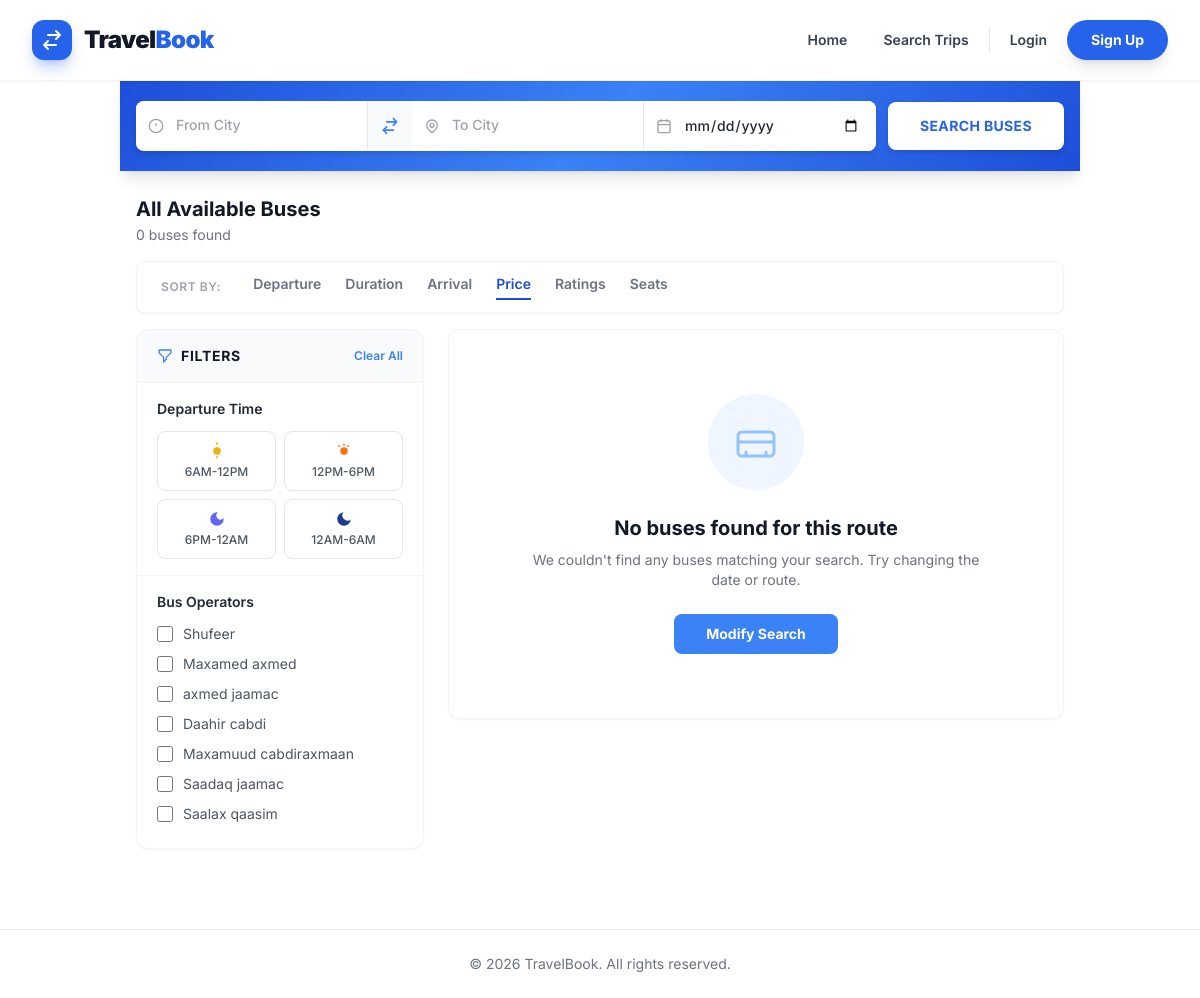
Page /listing/search/ on the earlier database version.
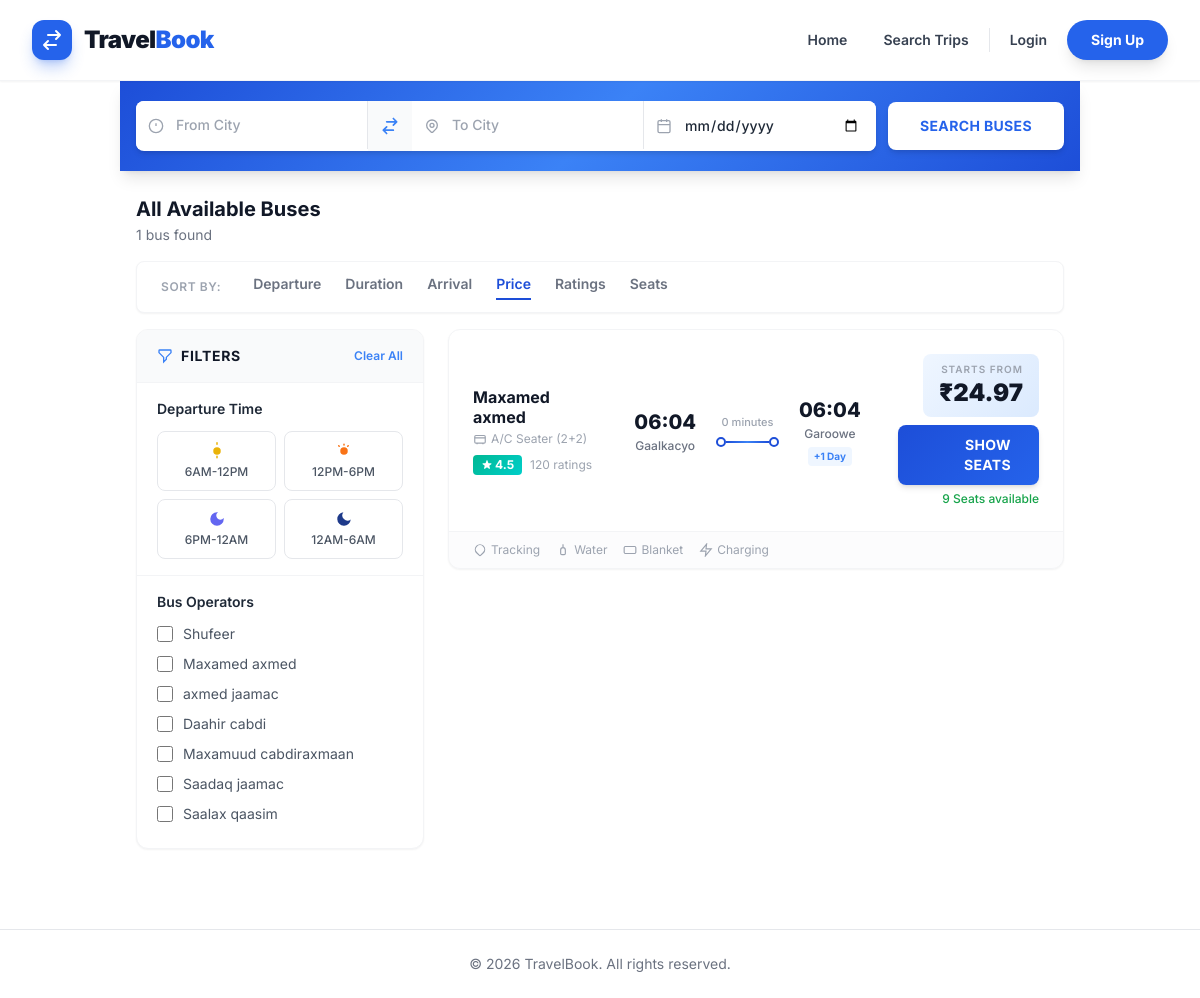
Same page on the later database version.
### listing/models.py (models this page shows, shortened)
class BusOperator(models.Model):
    name = models.CharField(max_length=255)
    contact_email = models.EmailField()
    phone_number = models.CharField(max_length=20)
    created_at = models.DateTimeField(auto_now_add=True)

class Trip(models.Model):
    bus = models.ForeignKey(Bus, on_delete=models.CASCADE, related_name='trips')
    route = models.ForeignKey(Route, on_delete=models.CASCADE, related_name='trips')
    departure_time = models.DateTimeField()
    arrival_time = models.DateTimeField()
    price = models.DecimalField(max_digits=10, decimal_places=2)
    def get_booked_seats(self):
        return Seat.objects.filter(booking__trip=self, booking__status__in=['CONFIRMED', 'PENDING'])
    def get_available_seats(self):
        booked_seats = self.get_booked_seats()
        return self.bus.seats.exclude(id__in=booked_seats.values_list('id', flat=True))

class Bus(models.Model):
    operator = models.ForeignKey(BusOperator, on_delete=models.CASCADE, related_name='buses')
    registration_number = models.CharField(max_length=50, unique=True)
    capacity = models.PositiveIntegerField()
    class Meta:
        verbose_name_plural = "Buses"

class Route(models.Model):
    origin = models.CharField(max_length=255)
    destination = models.CharField(max_length=255)

### listing/views.py (the view, shortened to what this page needs)
# urls.py: path('search/', views.trip_search_view, name='search'),
def trip_search_view(request):
    origin = request.GET.get('origin', '')
    destination = request.GET.get('destination', '')
    date_str = request.GET.get('date', '')
    time_filter = request.GET.getlist('time_filter') # e.g. ['morning', 'afternoon']
    operator_filter = request.GET.getlist('operator_filter') # e.g. ['1', '3']
    trips = Trip.objects.filter(departure_time__gte=timezone.now()).order_by('departure_time')
    if origin:
        trips = trips.filter(route__origin__icontains=origin)
    if destination:
        trips = trips.filter(route__destination__icontains=destination)
    if date_str:
        trips = trips.filter(departure_time__date=date_str)
    if operator_filter:
        trips = trips.filter(bus__operator__id__in=operator_filter)
    for trip in trips:
        trip.available_seats_count = trip.get_available_seats().count()
    origins = Route.objects.values_list('origin', flat=True).distinct()
    destinations = Route.objects.values_list('destination', flat=True).distinct()
    operators = BusOperator.objects.all()
    context = {
        'trips': trips,
        'search_origin': origin,
        'search_destination': destination,
        'search_date': date_str,
        'selected_times': time_filter,
        'selected_operators': [int(o) for o in operator_filter if o.isdigit()],
        'origins': origins,
        'destinations': destinations,
        'operators': operators,
    }
    return render(request, 'listing/search_results.html', context)

### listing/templates/listing/search_results.html (shortened to what the changed rows need)
{% extends 'base.html' %}
{% block content %}
<div class="max-w-6xl mx-auto px-4 mt-6 mb-4">
    <div class="flex flex-col sm:flex-row sm:items-center sm:justify-between gap-2">
        <div>
            <h1 class="text-xl font-bold text-gray-900 flex items-center gap-2">
                {% if search_origin and search_destination %}
                <span>{{ search_origin }}</span>
                <svg class="w-5 h-5 text-blue-500" fill="none" stroke="currentColor" stroke-width="2" viewBox="0 0 24 24"><path stroke-linecap="round" stroke-linejoin="round" d="M17 8l4 4m0 0l-4 4m4-4H3"/></svg>
                <span>{{ search_destination }}</span>
                {% else %}
                All Available Buses
                {% endif %}
            </h1>
            <p class="text-sm text-gray-500 mt-0.5">{{ trips|length }} bus{{ trips|length|pluralize:"es" }} found</p>
        </div>
    </div>
</div>
<div class="max-w-6xl mx-auto px-4 pb-12">
    <div class="flex flex-col lg:flex-row gap-6">
        <div class="w-full lg:w-72 flex-shrink-0">
            <form id="filter-form" action="{% url 'listing:search' %}" method="GET"
                class="bg-white rounded-xl shadow-sm border border-gray-100 sticky top-24 overflow-hidden">
                <div class="flex justify-between items-center px-5 py-4 border-b border-gray-100 bg-gray-50">
                    <h2 class="font-bold text-gray-900 text-sm uppercase tracking-wider flex items-center gap-2">
                        <svg class="w-4 h-4 text-blue-500" fill="none" stroke="currentColor" stroke-width="2" viewBox="0 0 24 24"><path stroke-linecap="round" d="M3 4a1 1 0 011-1h16a1 1 0 011 1v2.586a1 1 0 01-.293.707l-6.414 6.414a1 1 0 00-.293.707V17l-4 4v-6.586a1 1 0 00-.293-.707L3.293 7.293A1 1 0 013 6.586V4z"/></svg>
                        Filters
                    </h2>
                </div>
                <div class="filter-section px-5 py-4">
                    <div class="space-y-2.5 max-h-52 overflow-y-auto pr-1">
                        {% for operator in operators %}
                        <label class="flex items-center text-sm text-gray-600 hover:text-gray-900 cursor-pointer group">
                            <input type="checkbox" name="operator_filter" value="{{ operator.id }}"
                                class="mr-2.5 w-4 h-4 rounded border-gray-300 text-blue-600 focus:ring-blue-500"
                                {% if operator.id in selected_operators %}checked{% endif %} onchange="this.form.submit()">
                            <span class="group-hover:text-blue-600 transition-colors">{{ operator.name }}</span>
                        </label>
                        {% endfor %}
                    </div>
                </div>
            </form>
        </div>
        <div class="flex-1 space-y-4">
            {% if trips %}
            {% for trip in trips %}
            <div class="bus-card bg-white rounded-xl shadow-sm border border-gray-100 overflow-hidden fade-in" style="animation-delay: calc({{ forloop.counter0 }} * 100ms);">
                <div class="p-5 md:p-6">
                    <div class="flex flex-col md:flex-row md:items-center justify-between gap-5">
                        <div class="md:w-[22%]">
                            <h3 class="font-bold text-gray-900 text-base leading-tight">{{ trip.bus.operator.name }}</h3>
                            <p class="text-xs text-gray-400 mt-1 flex items-center gap-1">
                                <svg class="w-3.5 h-3.5" fill="none" stroke="currentColor" stroke-width="2" viewBox="0 0 24 24"><rect x="3" y="6" width="18" height="13" rx="2"/><path d="M3 10h18M7 19v2M17 19v2"/></svg>
                                A/C Seater (2+2)
                            </p>
                            <div class="flex items-center gap-2 mt-2">
                                <span class="rating-badge text-white text-xs font-bold px-2 py-0.5 rounded flex items-center gap-0.5">
                                    4.5
                                </span>
                                <span class="text-xs text-gray-400">120 ratings</span>
                            </div>
                        </div>
                        <div class="md:w-[40%] flex items-center gap-3">
                            <div class="text-center min-w-[60px]">
                                <p class="text-xl font-extrabold text-gray-900">{{ trip.departure_time|time:"H:i" }}</p>
                                <p class="text-xs font-medium text-gray-500 mt-0.5">{{ trip.route.origin }}</p>
                            </div>
                            <div class="flex-1 flex flex-col items-center px-2">
                                <p class="text-[11px] text-gray-400 font-medium mb-1.5">
                                    {% if trip.arrival_time > trip.departure_time %}
                                    {{ trip.departure_time|timeuntil:trip.arrival_time }}
                                    {% else %}
                                    Overnight
                                    {% endif %}
                                </p>
                                <div class="w-full flex items-center">
                                    <div class="timeline-dot rounded-full flex-shrink-0"></div>
                                    <div class="timeline-line flex-1"></div>
                                    <div class="timeline-dot rounded-full flex-shrink-0"></div>
                                </div>
                            </div>
                            <div class="text-center min-w-[60px]">
                                <p class="text-xl font-extrabold text-gray-900">{{ trip.arrival_time|time:"H:i" }}</p>
                                <p class="text-xs font-medium text-gray-500 mt-0.5">{{ trip.route.destination }}</p>
                                {% if trip.arrival_time.date > trip.departure_time.date %}
                                <span class="inline-block text-[10px] text-blue-500 font-bold bg-blue-50 px-1.5 py-0.5 rounded mt-0.5">+1 Day</span>
                                {% endif %}
                            </div>
                        </div>
                        <div class="md:w-[25%] flex flex-col items-end text-right">
                            <div class="price-tag rounded-lg px-4 py-2 mb-2">
                                <p class="text-[10px] text-gray-400 uppercase tracking-widest font-semibold">Starts from</p>
                                <p class="text-2xl font-black text-gray-900">₹{{ trip.price }}</p>
                            </div>
                            {% if trip.available_seats_count > 0 %}
                            <a href="{% url 'listing:trip_detail' trip.id %}"
                                class="before:absolute before:inset-0 view-seats-btn inline-block text-white font-bold py-2.5 px-7 rounded-lg text-sm shadow-md tracking-wide">
                                SHOW SEATS
                            </a>
                            <p class="text-xs mt-1.5 font-medium {% if trip.available_seats_count <= 5 %}text-blue-500 pulse-seats{% else %}text-green-600{% endif %}">
                                {{ trip.available_seats_count }} Seat{{ trip.available_seats_count|pluralize }} available
                            </p>
                            {% else %}
                            <button disabled class="bg-gray-200 text-gray-500 font-bold py-2.5 px-7 rounded-lg cursor-not-allowed text-sm">
                                SOLD OUT
                            </button>
                            {% endif %}
                        </div>
                    </div>
                </div>
                <div class="border-t border-gray-100 px-5 md:px-6 py-2.5 flex items-center justify-between bg-gray-50/50">
                    <div class="flex items-center gap-4 text-xs text-gray-400">
                        <span class="flex items-center gap-1" title="Live Tracking">
                            <svg class="w-3.5 h-3.5" fill="none" stroke="currentColor" stroke-width="2" viewBox="0 0 24 24"><path stroke-linecap="round" d="M17.657 16.657L13.414 20.9a2 2 0 01-2.828 0l-4.243-4.243a8 8 0 1111.314 0z"/></svg>
                            Tracking
                        </span>
                        <span class="flex items-center gap-1" title="Water Bottle">
                            <svg class="w-3.5 h-3.5" fill="none" stroke="currentColor" stroke-width="2" viewBox="0 0 24 24"><path d="M12 2v6m0 0a4 4 0 014 4v6a2 2 0 01-2 2h-4a2 2 0 01-2-2v-6a4 4 0 014-4z"/></svg>
                            Water
                        </span>
                        <span class="flex items-center gap-1" title="Blankets">
                            <svg class="w-3.5 h-3.5" fill="none" stroke="currentColor" stroke-width="2" viewBox="0 0 24 24"><rect x="2" y="6" width="20" height="12" rx="2"/></svg>
                            Blanket
                        </span>
                        <span class="flex items-center gap-1" title="Charging Point">
                            <svg class="w-3.5 h-3.5" fill="none" stroke="currentColor" stroke-width="2" viewBox="0 0 24 24"><path stroke-linecap="round" d="M13 2L3 14h9l-1 8 10-12h-9l1-8z"/></svg>
                            Charging
                        </span>
                    </div>
                </div>
            </div>
            {% endfor %}
            {% else %}
            <div class="bg-white rounded-xl shadow-sm border border-gray-100 p-16 text-center fade-in">
                <div class="w-24 h-24 mx-auto mb-6 bg-blue-50 rounded-full flex items-center justify-center">
                    <svg class="w-12 h-12 text-blue-300" fill="none" stroke="currentColor" stroke-width="1.5" viewBox="0 0 24 24">
                        <path stroke-linecap="round" d="M8 7h.01M12 7h.01M16 7h.01M3 12h18M5 7h14a2 2 0 012 2v8a2 2 0 01-2 2H5a2 2 0 01-2-2V9a2 2 0 012-2z"/>
                        <path stroke-linecap="round" d="M7 17v2M17 17v2"/>
                    </svg>
                </div>
                <h3 class="text-xl font-bold text-gray-900 mb-2">No buses found for this route</h3>
                <p class="text-gray-500 text-sm max-w-md mx-auto">We couldn't find any buses matching your search. Try changing the date or route.</p>
                <a href="{% url 'listing:search' %}" class="inline-block mt-6 bg-blue-500 hover:bg-blue-600 text-white font-bold py-2.5 px-8 rounded-lg transition text-sm">
                    Modify Search
                </a>
            </div>
            {% endif %}
        </div>
    </div>
</div>
{% endblock %}

Differences in the rows shown:
added Trip: bus.operator.name "Maxamed axmed", departure_time "06:04", route.origin "Gaalkacyo", departure_time "0 minutes", arrival_time "06:04", route.destination "Garoowe", shows "+1 Day", price "24.97", available_seats_count "9"
Other differences:
{{ trips|length }}: "0" → "1"
text no longer shown: "No buses found for this route We couldn't find any buses matching your search. Try changing the date or route. Modify Search"
